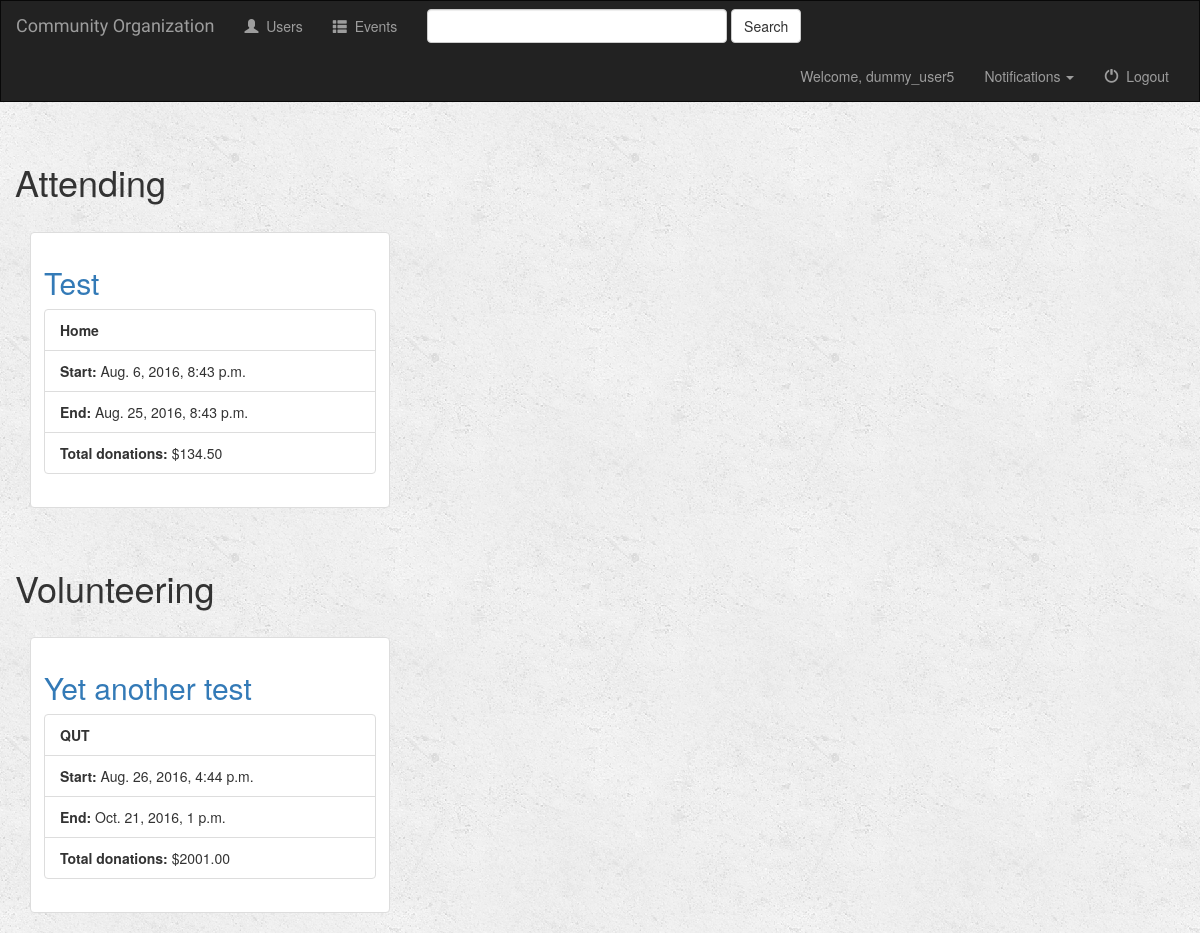
The page /users/ (signed in) on the database as committed earlier.
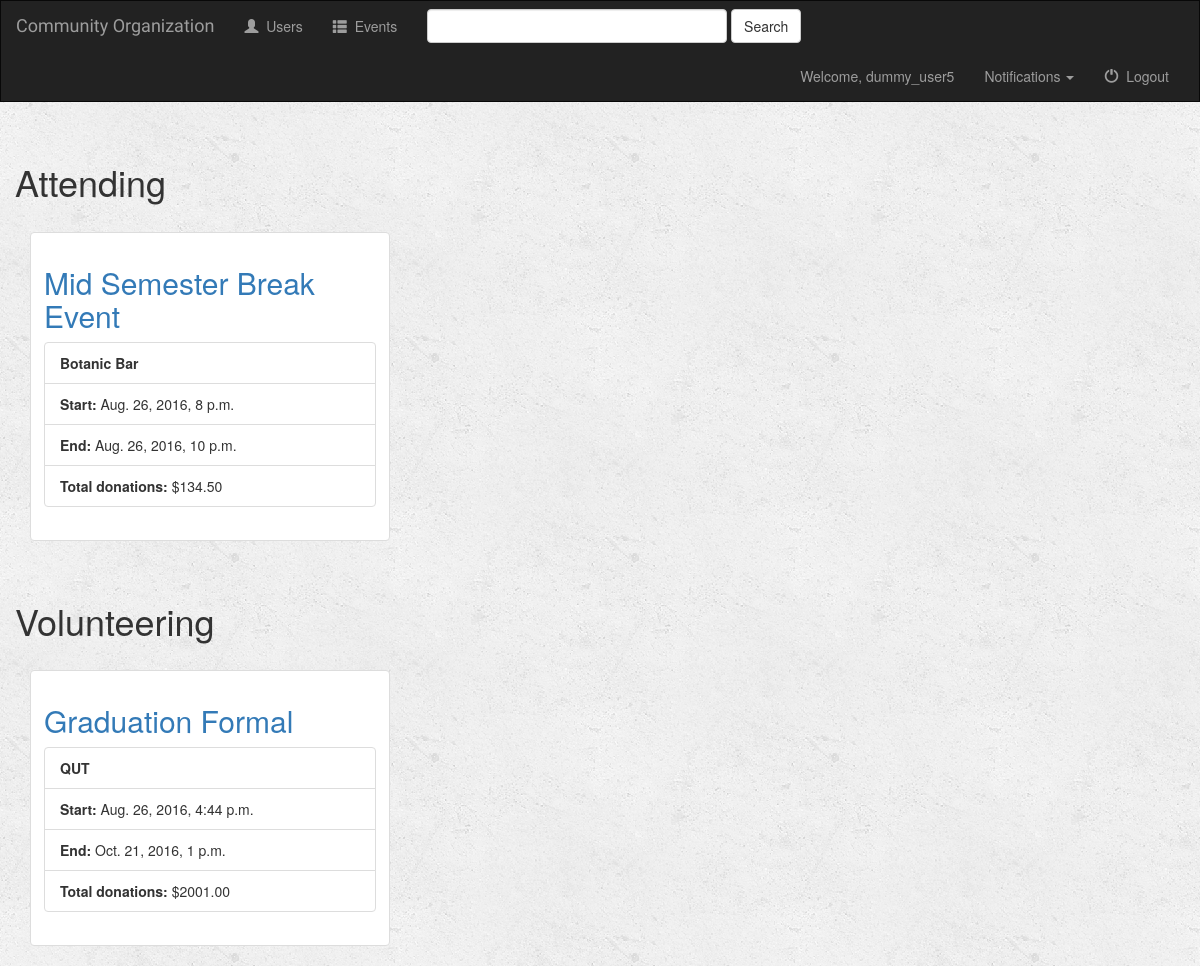
The same page on the database as committed later.
### events/models.py (models this page shows, shortened)
class Event(models.Model):
    event_name = models.CharField(max_length=100)
    event_location = models.CharField(max_length=500)
    event_cost = models.DecimalField(max_digits=7, decimal_places=2, default=0.0)
    start_date = models.DateTimeField('start date')
    end_date = models.DateTimeField('end date')

### users/views.py (the view)
def user_view(request):
    if not request.user.is_authenticated:
        return redirect('/users/login')
    else:
        data = UserData.objects.get(user=request.user)
        attending_list = Event.objects.filter(userattending__user=data)
        attending_donation_list = event_donation_list(attending_list)
        attending_data = zip(attending_list, attending_donation_list)
        volunteering_list = Event.objects.filter(userdata__user=request.user)
        volunteering_donation_list = event_donation_list(volunteering_list)
        volunteering_data = zip(volunteering_list, volunteering_donation_list)
        context = {
            'attending_data': attending_data,
            'volunteering_data': volunteering_data,
            'user': request.user,
        }
        return render(request, 'users/users.html', context)

### events/utils.py (called while the page is built)
def event_donation_total(event):
	donations = 0
	for event_donation in UserDonation.objects.filter(event=event):
		donations += event_donation.donation
	return donations

def event_donation_list(event_list):
	donations_list = [];
	for event in event_list:
		donations_list.append(event_donation_total(event))
	return donations_list

### users/templates/users/users.html (shortened to what this page needs)
{% extends 'events/base.html' %}
{% load bootstrap3 %}
{% block body %}
	<div class="container-fluid">
		<h1 class="page-header">Attending</h1>
		{% with data_list=attending_data %}
	    {% include "events/_event_data.html" %}
		{% endwith %}
	</div>
	<div class="container-fluid">
		<h1 class="page-header">Volunteering</h1>
		{% with data_list=volunteering_data %}
	    {% include "events/_event_data.html" %}
		{% endwith %}
	</div>
{% endblock %}

### events/templates/events/_event_data.html
{% if data_list %}
    {% for event, donation in data_list %}
        <div class="col-sm-4 col-lg-4">
            <div class="thumbnail">
                <div class="caption">
                    <h2 class="form-signin-heading"><a href="{% url 'event_view' event.id %}">{{ event.event_name }}</a></h2>
                    <ul class="list-group">
                        <li class="list-group-item"><b>{{ event.event_location }}</b></li>
                        <li class="list-group-item"><b>Start:</b> {{ event.start_date }}</li>
                        <li class="list-group-item"><b>End:</b> {{ event.end_date }}</li>
                        <li class="list-group-item"><b>Total donations:</b> ${{ donation }}</li>
                    </ul>
                </div>
            </div>
        </div>
    {% endfor %}
{% else %}
    <p>No Events.</p>
{% endif %}

Rows that differ between the two databases and show on the page:
removed Event: event_name "Test", event_location "Home", start_date "Aug. 6, 2016, 8:43 p.m.", end_date "Aug. 25, 2016, 8:43 p.m.", donation "134.50"
added Event: event_name "Mid Semester Break Event", event_location "Botanic Bar", start_date "Aug. 26, 2016, 8 p.m.", end_date "Aug. 26, 2016, 10 p.m.", donation "134.50"
changed Event "QUT": event_name "Yet another test" → "Graduation Formal"
